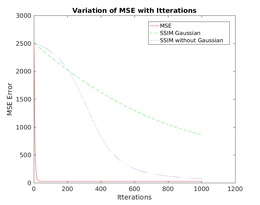
%> input picture gradientDescent/Noise/Variation of MSE with Itterations.png, 260 x 205 px, shrunk from 891 x 703 before the run
$ octave --eval "result = ssimGradientDescentSimple(imread('Variation of MSE with Itterations.png'));"   (GNU Octave 9; MATLAB toolbox functions it lacks are replaced by stand-ins)
%> lines starting %> are read from the running program, lines starting %| are printed output that depends on the picture; long printed decimals are rounded
### gradientDescent/Noise/SSIMDerivative.m
function [derivative] = SSIMDerivative(Y, ref)
%Taking the SSIM derivative wrt Y
ref = double(ref);
Y = double(Y);
%Np = length(ref(:));
meanX = mean(ref(:));
meanY = mean(Y(:));
cov_XY = cov(ref,Y);
covXY = cov_XY(1,2);
varX = cov_XY(1,1);
varY = cov_XY(2,2);
C1 = floor((0.01*255)^2);
C2 = floor((0.03*255)^2);
A1 = 2*meanX*meanY + C1;
A2 = 2*covXY + C2;
B1 = meanX^2 + meanY^2 + C1;
B2 = varX + varY + C2;
derivative = 2*(A1*B1*(B2*ref-A2*Y)+B1*B2*(A2-A1)*meanX+A1*A2*(B1-B2)*meanY)/(B1^2*B2^2);
end

### gradientDescent/Noise/ssimGradientDescentSimple.m
function [reconstructed, original, mseMat, ssimMat] = ssimGradientDescentSimple(A, varargin)
[~, ~, channels] = size(A);
%> channels = 3
if channels>1
    A = rgb2gray(A);
end
A = double(A);
%> A: size 205x260 double
sigma = 5;

Y = A + sigma*randn(size(A));
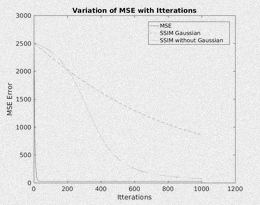
%> Y: size 205x260 double; min -9.36, max 275.8, mean 249.6; drawn with min black and max white

if nargin>=2
    itterations = varargin{1};
else
    itterations = 1000;
end
if nargin>=3
    learningParameter = varargin{2};
else
    learningParameter = 2;
end

X = 100*ones(size(Y));
ssimValMax = -1;
bestImg = X;
disp(['Initial SSIM: ', num2str(ssim(A, X))]);
%| Initial SSIM: 0.3889
mseMat = mse(A, X);
%> mseMat = 22898.4
ssimMat = ssim(A, X);
%> ssimMat = 0.389
for i=1:itterations
    derivative = learningParameter*SSIMDerivative(Y, X);
    X = X - derivative;
    ssimVal = ssim(A, X);
    ssimMat = [ssimMat ssimVal];
    mseMat = [mseMat mse(A, X)];
    if ssimVal > ssimValMax
        ssimValMax = ssimVal;
        bestImg = X;
    end
    disp(['Itteration: ', num2str(i),' SSIM: ', num2str(ssimVal)]);
end
%> this loop made 1000 passes
%> (cov_XY in SSIMDerivative, covXY in SSIMDerivative, varX in SSIMDerivative, A1 in SSIMDerivative, A2 in SSIMDerivative, B1 in SSIMDerivative, B2 in SSIMDerivative, ssimVal) on pass 1: ([0 0; 0 518.5], 0, 0, 49932, 58, 72321, 576.5, 0.387)
%> (cov_XY in SSIMDerivative, covXY in SSIMDerivative, varX in SSIMDerivative, A1 in SSIMDerivative, A2 in SSIMDerivative, B1 in SSIMDerivative, B2 in SSIMDerivative, ssimVal) on passes 10 to 15: ([0.0101 2.28; 2.28 518.5], 2.28, 0.0101, 49933.8, 62.57, 72321.8, 576.6, 0.245), ([0.0125 2.54; 2.54 518.5], 2.54, 0.0125, 49934, 63.08, 72321.9, 576.6, 0.227), ([0.0151 2.8; 2.8 518.5], 2.8, 0.0151, 49934.3, 63.6, 72322, 576.6, 0.211), ([0.0181 3.06; 3.06 518.5], 3.06, 0.0181, 49934.5, 64.12, 72322, 576.6, 0.195), ([0.0213 3.32; 3.32 518.5], 3.32, 0.0213, 49934.7, 64.65, 72322.1, 576.6, 0.181), ([0.0248 3.59; 3.59 518.5], 3.59, 0.0248, 49934.9, 65.17, 72322.2, 576.6, 0.168)
%| Itteration: 1 SSIM: 0.3869
%| Itteration: 2 SSIM: 0.3802
%| Itteration: 3 SSIM: 0.3695
%| Itteration: 4 SSIM: 0.3555
%| Itteration: 5 SSIM: 0.3389
%| Itteration: 6 SSIM: 0.3206
%| Itteration: 7 SSIM: 0.3014
%| Itteration: 8 SSIM: 0.2821
%> (further printed lines are left out)
%> pass 1, in SSIMDerivative, `derivative = 2*(A1*B1*(B2*ref-A2*Y)+B1*B2*(A2-A1)*meanX+A1*A2*(B1-B2)*..`:
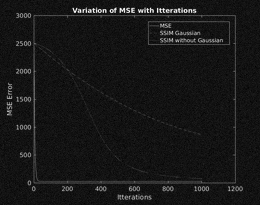
%> derivative: size 205x260 double; min -0.0065, max 0.0622, mean -0.000201; drawn with min black and max white
%> after the loop, mseMat = 1001 values, max 22898.4 at index 1, min 21604.5 at index 1001, mean 22272.3; ssimMat = 1001 values, max 0.389 at index 1, min 0.032 at index 72, mean 0.146
reconstructed = bestImg;
original = Y;
imwrite(uint8(reconstructed), 'SSIM_Reconstruction_Simple.jpg');
end
